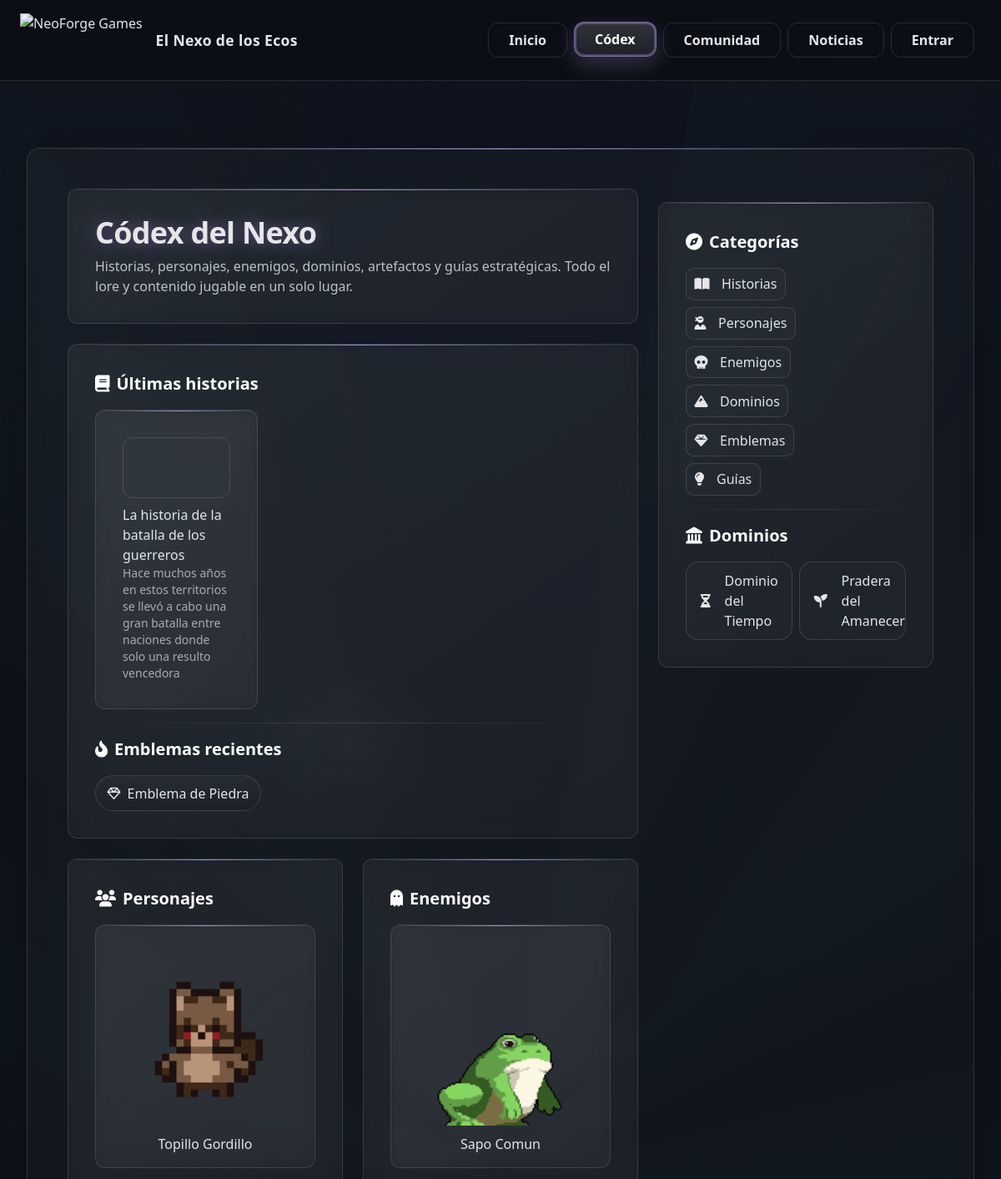
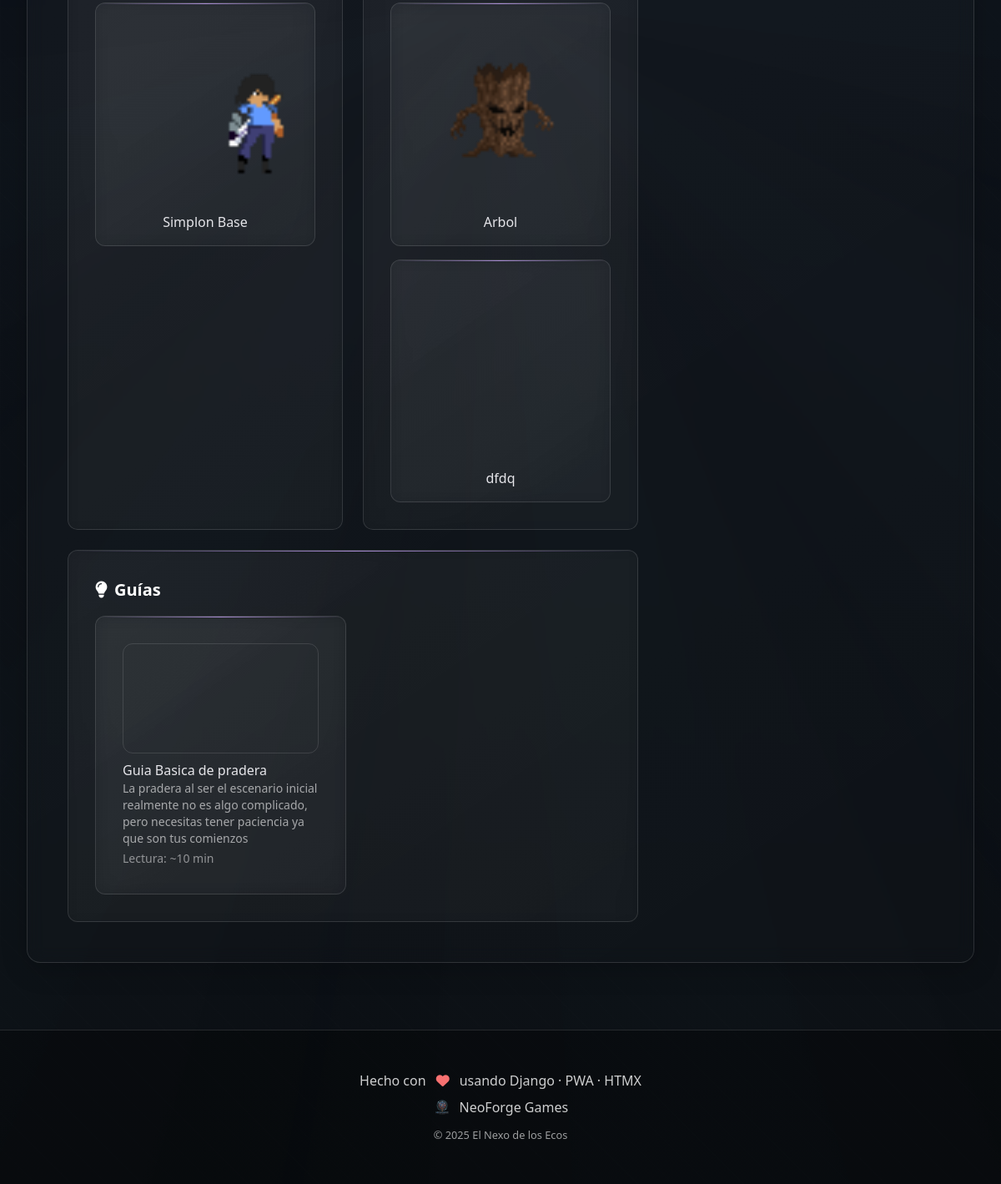
The app's page /codex/ with its own data (2 pictures, top to bottom).
### codex/models.py (models this page shows, shortened)
class LoreEntry(models.Model):
    title = models.CharField(max_length=140)
    slug = models.SlugField(max_length=160, unique=True)
    summary = models.TextField(blank=True)
    body = models.TextField()
    domain = models.ForeignKey(Domain, on_delete=models.SET_NULL, null=True, blank=True, related_name='lore')
    cover_image = models.ImageField(upload_to=upload_asset_file, blank=True, null=True)
    video_url = models.URLField(blank=True)
    gallery = models.ManyToManyField(Asset, blank=True)
    created = models.DateTimeField(auto_now_add=True)
    class Meta:
        ordering = ['title']
        verbose_name = "Historia"
        verbose_name_plural = "Historias"
    def get_absolute_url(self):
        return reverse('codex:lore_detail', args=[self.slug])

class Artifact(models.Model):
    RARITY = (
        ('comun', 'Común'),
        ('raro', 'Raro'),
        ('epico', 'Épico'),
        ('mitico', 'Mítico'),
    )
    name = models.CharField(max_length=120)
    slug = models.SlugField(max_length=160, unique=True)
    domain = models.ForeignKey(Domain, on_delete=models.SET_NULL, null=True, blank=True, related_name='artifacts')
    quote = models.CharField(max_length=200, blank=True, help_text='Eco / frase')
    rarity = models.CharField(max_length=10, choices=RARITY, default='raro')
    bearer = models.CharField(max_length=120, blank=True, help_text='Portador')
    epoch = models.CharField(max_length=120, blank=True, help_text='Época')
    description = models.TextField(blank=True)
    usage = models.TextField(blank=True, help_text='Sugerencias de uso / ventajas')
    image = models.ImageField(upload_to=upload_artifact_media, blank=True, null=True)
    gif = models.FileField(upload_to=upload_artifact_media, blank=True, null=True)
    video_url = models.URLField(blank=True)
    created = models.DateTimeField(auto_now_add=True)
    class Meta:
        ordering = ['name']
        verbose_name = "Emblema"
        verbose_name_plural = "Emblemas"
    def get_absolute_url(self):
        return reverse('codex:artifact_detail', args=[self.slug])

class Character(models.Model):
    name = models.CharField(max_length=120)
    slug = models.SlugField(max_length=160, unique=True)
    role = models.CharField(max_length=120, blank=True, help_text='Clase / rol')
    domain = models.ForeignKey(Domain, on_delete=models.SET_NULL, null=True, blank=True, related_name='characters')
    description = models.TextField(blank=True)
    playable = models.BooleanField(default=False)
    sprite_still = models.ImageField(upload_to=upload_character_image, blank=True, null=True, help_text='Sprite estático')
    sprite_gif = models.FileField(upload_to=upload_character_image, blank=True, null=True, help_text='Animación principal (GIF)')
    sprite_sheet = models.ImageField(upload_to=upload_character_image, blank=True, null=True, help_text='Sprite sheet (opcional)')
    sprite_meta = models.JSONField(blank=True, null=True, help_text='{"frame_w":32,"frame_h":32,"fps":12} (opcional)')
    video_url = models.URLField(blank=True)
    image_full = models.ImageField(upload_to=upload_character_image, blank=True, null=True)
    created = models.DateTimeField(auto_now_add=True)
    class Meta:
        ordering = ['name']
        verbose_name = "Personaje"
        verbose_name_plural = "Personajes"
    def get_absolute_url(self):
        return reverse('codex:character_detail', args=[self.slug])

class Enemy(models.Model):
    name = models.CharField(max_length=120)
    slug = models.SlugField(max_length=160, unique=True)
    domain = models.ForeignKey(Domain, on_delete=models.SET_NULL, null=True, blank=True, related_name='enemies')
    description = models.TextField(blank=True)
    behavior = models.TextField(blank=True, help_text='Comportamiento / ataques')
    sprite_still = models.ImageField(upload_to=upload_enemy_image, blank=True, null=True)
    sprite_gif = models.FileField(upload_to=upload_enemy_image, blank=True, null=True)
    image_full = models.ImageField(upload_to=upload_enemy_image, blank=True, null=True)
    video_url = models.URLField(blank=True)
    created = models.DateTimeField(auto_now_add=True)
    class Meta:
        ordering = ['name']
        verbose_name = "Enemigo"
        verbose_name_plural = "Enemigos"
    def get_absolute_url(self):
        return reverse('codex:enemy_detail', args=[self.slug])

class Guide(models.Model):
    title = models.CharField(max_length=140)
    slug = models.SlugField(max_length=160, unique=True)  # <-- corregido: max_length
    summary = models.TextField(blank=True)
    body = models.TextField()
    domain = models.ForeignKey(Domain, on_delete=models.SET_NULL, null=True, blank=True, related_name='guides')
    related_artifacts = models.ManyToManyField(Artifact, blank=True)
    related_characters = models.ManyToManyField(Character, blank=True)
    related_enemies = models.ManyToManyField(Enemy, blank=True)
    tags = models.CharField(max_length=200, blank=True, help_text='comas: movilidad,combate,secretos')
    cover_image = models.ImageField(upload_to=upload_asset_file, blank=True, null=True)
    read_time = models.PositiveIntegerField(default=4, help_text='Minutos estimados')
    created = models.DateTimeField(auto_now_add=True)
    updated = models.DateTimeField(auto_now=True, db_index=True)  # <-- NUEVO
    class Meta:
        ordering = ['-updated', '-created', 'title']
        verbose_name = "Guía"
        verbose_name_plural = "Guías"
    def get_absolute_url(self):
        return reverse('codex:guide_detail', args=[self.slug])

class Domain(models.Model):
    name = models.CharField(max_length=120)
    slug = models.SlugField(max_length=140, unique=True)
    short_description = models.TextField(blank=True, default="")
    cover_image = models.ImageField(upload_to="codex/domains/", blank=True, null=True)
    banner_image = models.ImageField(upload_to="codex/domains/", blank=True, null=True)
    color = models.CharField(max_length=32, blank=True, default="")      # #hex o var(--*)
    icon = models.CharField(max_length=120, blank=True, default="")       # ej. fa-solid fa-hourglass-half
    video_url = models.URLField(blank=True, null=True)
    order = models.PositiveIntegerField(default=0)
    class Meta:
        ordering = ["order", "name"]
    def get_absolute_url(self):
        return reverse("codex:domain_detail", args=[self.slug])

### codex/views.py (the view)
# urls.py: path('', views.codex_index, name='index'),
def codex_index(request):
    ctx = {
        "domains": Domain.objects.all(),
        "latest_lore": LoreEntry.objects.select_related("domain").order_by("-id")[:3],
        "latest_characters": Character.objects.select_related("domain").order_by("-id")[:4],
        "latest_enemies": Enemy.objects.select_related("domain").order_by("-id")[:4],
        "latest_guides": Guide.objects.select_related("domain").order_by("-id")[:3],
        "latest_artifacts": Artifact.objects.select_related("domain").order_by("-id")[:5],
    }
    return render(request, "codex/index.html", ctx)

### templates/codex/index.html (shortened to what this page needs)
{% extends "base.html" %}
{% load static %}
{% block content %}
<section id="codex" class="section">
  <div class="grid lg:grid-cols-3 gap-6">
    <div class="lg:col-span-2 space-y-6">
      <div class="card">
        <h1 class="h1-glow text-4xl">Códex del Nexo</h1>
        <p class="lead mt-2">
          Historias, personajes, enemigos, dominios, artefactos y guías estratégicas. Todo el lore y contenido jugable en un solo lugar.
        </p>
      </div>
      <div class="card">
        <h3 class="card-title"><i class="fa-solid fa-book"></i> Últimas historias</h3>
        <div class="grid-stories">
          {% for x in latest_lore %}
            <a href="{{ x.get_absolute_url }}" class="card hover:translate-y-[-2px] transition">
              {% if x.cover_image %}
                <figure class="media-16x9">
                  <img src="{{ x.cover_image.url }}" alt="Portada de {{ x.title }}" loading="lazy" decoding="async">
                </figure>
              {% endif %}
              <h4 class="mt-2">{{ x.title }}</h4>
              <p class="text-white/60 text-sm">{{ x.summary|truncatechars:200 }}</p>
            </a>
          {% empty %}
            <p class="text-white/60">Sin historias aún.</p>
          {% endfor %}
        </div>
        <div class="hr"></div>
        <h3 class="card-title"><i class="fa-solid fa-fire-flame-curved"></i> Emblemas recientes</h3>
        <div class="flex flex-wrap gap-2">
          {% for a in latest_artifacts %}
            <a href="{{ a.get_absolute_url }}" class="chip-lg hover:opacity-90">
              <i class="fa-regular fa-gem"></i> {{ a.name }}
            </a>
          {% empty %}
            <p class="text-white/60">Aún no hay Emblemas.</p>
          {% endfor %}
        </div>
      </div>
      <div class="grid lg:grid-cols-2 gap-6">
        <div class="card">
          <h3 class="card-title"><i class="fa-solid fa-users"></i> Personajes</h3>
          <div class="grid-tiles">
            {% for c in latest_characters %}
              <a class="card tile" href="{{ c.get_absolute_url }}">
                {% if c.sprite_gif %}
                  <img src="{{ c.sprite_gif.url }}" alt="Sprite de {{ c.name }}" loading="lazy" decoding="async">
                {% elif c.sprite_still %}
                  <img src="{{ c.sprite_still.url }}" alt="Sprite de {{ c.name }}" loading="lazy" decoding="async">
                {% endif %}
                <div class="tile-name">{{ c.name }}</div>
              </a>
            {% empty %}
              <p class="text-white/60">Sin personajes todavía.</p>
            {% endfor %}
          </div>
        </div>
        <div class="card">
          <h3 class="card-title"><i class="fa-solid fa-ghost"></i> Enemigos</h3>
          <div class="grid-tiles">
            {% for e in latest_enemies %}
              <a class="card tile" href="{{ e.get_absolute_url }}">
                {% if e.sprite_gif %}
                  <img src="{{ e.sprite_gif.url }}" alt="Sprite de {{ e.name }}" loading="lazy" decoding="async">
                {% elif e.sprite_still %}
                  <img src="{{ e.sprite_still.url }}" alt="Sprite de {{ e.name }}" loading="lazy" decoding="async">
                {% endif %}
                <div class="tile-name">{{ e.name }}</div>
              </a>
            {% empty %}
              <p class="text-white/60">Sin enemigos todavía.</p>
            {% endfor %}
          </div>
        </div>
      </div>
      <div class="card">
        <h3 class="card-title"><i class="fa-solid fa-lightbulb"></i> Guías</h3>
        <div class="grid-guides">
          {% for g in latest_guides %}
            <a href="{{ g.get_absolute_url }}" class="card">
              {% if g.cover_image %}
                <figure class="media-16x9">
                  <img src="{{ g.cover_image.url }}" alt="Cover de {{ g.title }}" loading="lazy" decoding="async">
                </figure>
              {% endif %}
              <h4 class="mt-2">{{ g.title }}</h4>
              <p class="text-white/60 text-sm">{{ g.summary|truncatechars:200 }}</p>
              <div class="mt-1 text-white/50 text-sm">Lectura: ~{{ g.read_time }} min</div>
            </a>
          {% empty %}
            <p class="text-white/60">Sin guías por ahora.</p>
          {% endfor %}
        </div>
      </div>
    </div>
    <aside class="card lg:sticky top-4 h-fit">
      <h3 class="card-title"><i class="fa-solid fa-compass"></i> Categorías</h3>
      <ul class="space-y-2">
        <li><a class="link-soft" href="{% url 'codex:lore_index' %}"><i class="fa-solid fa-book-open mr-2"></i>Historias</a></li>
        <li><a class="link-soft" href="{% url 'codex:characters_index' %}"><i class="fa-solid fa-user-ninja mr-2"></i>Personajes</a></li>
        <li><a class="link-soft" href="{% url 'codex:enemies_index' %}"><i class="fa-solid fa-skull mr-2"></i>Enemigos</a></li>
        <li><a class="link-soft" href="{% url 'codex:domains_index' %}"><i class="fa-solid fa-mountain mr-2"></i>Dominios</a></li>
        <li><a class="link-soft" href="{% url 'codex:artifacts_index' %}"><i class="fa-solid fa-gem mr-2"></i>Emblemas</a></li>
        <li><a class="link-soft" href="{% url 'codex:guides_index' %}"><i class="fa-solid fa-lightbulb mr-2"></i>Guías</a></li>
      </ul>
      <div class="hr"></div>
      <h3 class="card-title"><i class="fa-solid fa-landmark"></i> Dominios</h3>
      <div class="grid grid-cols-2 gap-2">
        {% for d in domains %}
          <a class="btn-ghost" href="{{ d.get_absolute_url }}">
            {% if d.icon %}<i class="{{ d.icon }} mr-2"></i>{% endif %}{{ d.name }}
          </a>
        {% empty %}
          <p class="text-white/60">Sin dominios aún.</p>
        {% endfor %}
      </div>
    </aside>
  </div>
</section>
{% endblock %}

### static/css/theme.css (style rules this page uses)
:root { --coal:#0b0f14; --ink:#0f1520; --text:#e6e6ea; --line:rgba(255,255,255,.12); --accent:#d2b26a; --brand:#a88bd4; --space-xs:.5rem; --space-sm:1rem; --space-md:1.5rem; --space-lg:2rem; --space-xl:3rem; --radius-sm:.5rem; --radius-md:.75rem; --radius-lg:1rem; --transition-fast:.2s ease; --transition-normal:.3s ease; --transition-slow:.5s ease; }
html[data-domain="niebla"] { --accent:#a88bd4; --brand:#c9b3ee; }
* { box-sizing:border-box; margin:0; padding:0 }
html,body { height:100% }
body { background:var(--coal); color:var(--text); font-family: ui-sans-serif,system-ui,-apple-system,BlinkMacSystemFont,'Segoe UI',Roboto,sans-serif; line-height:1.6; overflow-x:hidden; }
.btn-ghost { display:inline-flex; align-items:center; gap:.55rem; padding:.62rem 1.05rem; border-radius:.95rem; color:var(--text); border:1px solid var(--line); text-decoration:none; background:rgba(255,255,255,.02); transition:all var(--transition-fast) }
.section { margin:var(--space-xl) 0; padding:var(--space-xl); border-radius:var(--radius-lg); border:1px solid var(--line); background:linear-gradient(145deg,rgba(255,255,255,.03),rgba(255,255,255,.01)); backdrop-filter:blur(10px); box-shadow:0 8px 32px rgba(0,0,0,.2); position:relative; overflow:hidden }
.section::before { content:''; position:absolute; top:0; left:0; right:0; height:1px; background:linear-gradient(90deg,transparent,var(--accent),transparent) }
.card { background:linear-gradient(145deg,rgba(255,255,255,.04),rgba(255,255,255,.02)); padding:var(--space-lg); border-radius:var(--radius-md); border:1px solid var(--line); backdrop-filter:blur(10px); transition:all var(--transition-normal); position:relative; overflow:hidden }
.card::before { content:''; position:absolute; top:0; left:0; right:0; height:1px; background:linear-gradient(90deg,transparent,var(--accent),transparent) }
.card-title { font-size:1.25rem; font-weight:700; color:#fff; margin-bottom:var(--space-sm); display:flex; align-items:center; gap:var(--space-xs) }
.h1-glow { font-weight:800; letter-spacing:-.02em; text-shadow:0 0 20px color-mix(in oklab,var(--accent) 50%,transparent) }
.link-soft { display:inline-flex; align-items:center; gap:.4rem; padding:.4rem .6rem; border-radius:.6rem; border:1px solid rgba(255,255,255,.12); background: rgba(255,255,255,.02); transition: transform var(--transition-fast), border-color var(--transition-fast), background var(--transition-fast); }

### templates/codex/index.html (style rules this page uses)
#codex .lead { color:var(--text-dim,rgba(255,255,255,.72)) }
#codex .media-16x9 { aspect-ratio:16/9;overflow:hidden;border-radius:12px;border:1px solid var(--line) }
#codex .media-16x9 > img { width:100%;height:100%;object-fit:cover;display:block }
#codex .grid-stories { display:grid;gap:1rem;grid-template-columns:1fr }
@media (min-width:900px) { #codex .grid-stories { grid-template-columns:repeat(3,minmax(0,1fr)) } }
#codex .grid-guides { display:grid;gap:1rem;grid-template-columns:1fr }
@media (min-width:880px) { #codex .grid-guides { grid-template-columns:repeat(2,minmax(0,1fr)) } }
#codex .grid-tiles { display:grid;gap:1rem;grid-template-columns:repeat(auto-fill,minmax(220px,1fr)) }
#codex .tile { display:flex;flex-direction:column;align-items:center;gap:.6rem;padding:clamp(12px,1.6vw,16px) }
#codex .tile img { width:100%;height:clamp(200px,28vh,260px);object-fit:contain }
#codex .tile-name { text-align:center;font-size:clamp(1rem,1.3vw,1.15rem) }
#codex .chip-lg { display:inline-flex;align-items:center;gap:.5rem;padding:.55rem .85rem;border-radius:9999px;border:1px solid var(--line);background:linear-gradient(180deg,rgba(255,255,255,.03),rgba(0,0,0,.08)) }
#codex .hr { height:1px;background:linear-gradient(90deg,transparent,var(--line),transparent);margin:1rem 0 }

### records on screen
LoreEntry: cover_image (picture), title "La historia de la batalla de los guerreros", summary "Hace muchos años en estos territorios se llevó a cabo una gran batalla entre naciones donde solo una resulto vencedora"
Artifact: name "Emblema de Piedra"
Character: sprite_gif (picture), name "Topillo Gordillo"
Character: sprite_gif (picture), name "Simplon Base"
Enemy: sprite_gif (picture), name "Sapo Comun"
Enemy: sprite_gif (picture), name "Arbol"
Enemy: sprite_still (picture), name "dfdq"
Guide: cover_image (picture), title "Guia Basica de pradera", summary "La pradera al ser el escenario inicial realmente no es algo complicado, pero necesitas tener paciencia ya que son tus comienzos", read_time "10"
Domain: name "Dominio del Tiempo"
Domain: name "Pradera del Amanecer"
